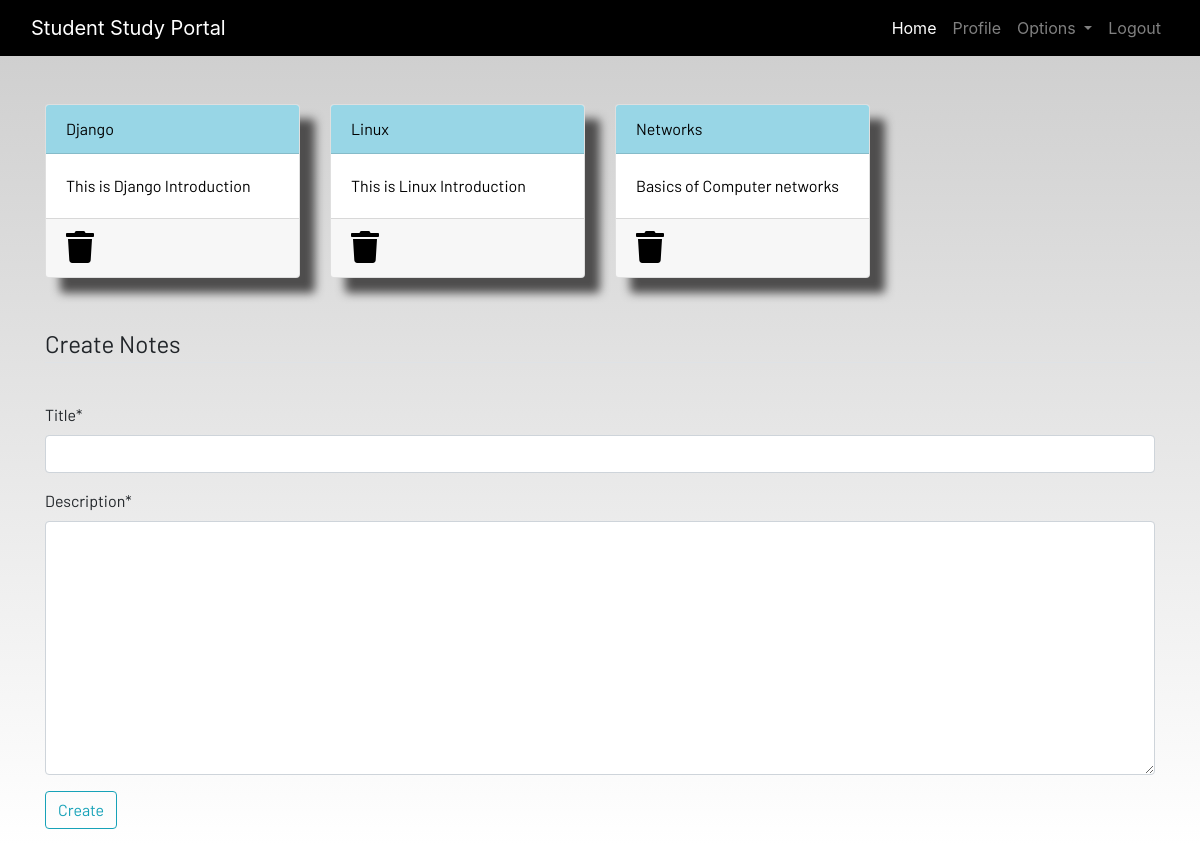
Screenshot of /notes/ (signed in) with the database file from the repository.
### Dashboard/models.py (models this page shows, shortened)
class Notes(models.Model):
    user = models.ForeignKey(User, on_delete=models.CASCADE)
    title = models.CharField(max_length=200)
    description = models.TextField()
    class Meta:
        verbose_name = 'notes'
        verbose_name_plural = 'notes'

### Dashboard/views.py (the view)
# urls.py: path('notes/',views.notes, name='notes'),
@login_required
def notes(request):
    if request.method == 'POST':
        form = NotesForm(request.POST)
        if form.is_valid():
            notes = Notes(user=request.user,title=request.POST['title'], description=request.POST['description'])
            notes.save()
        messages.success(request,f"Notes added successfully!")
        return redirect("notes")
    else:
        form = NotesForm()
        notes = Notes.objects.filter(user=request.user)
        context = {'notes':notes,'form':form}
        return render(request, 'Dashboard/notes.html', context)

### Dashboard/form.py
class NotesForm(forms.ModelForm):
    class Meta:
        model = Notes
        fields = ['title','description']

### Dashboard/templates/Dashboard/notes.html (shortened to what this page needs)
{% extends 'Dashboard/base.html' %}
{% load static %}
{% load crispy_forms_tags %}
{% block content %}
<div class="container">
    <div class="row">
        {% for item in notes %}
        <div class="col-md-3">
            <a href="{% url 'details' item.id }%">
                <div class="card">
                    <div class="card-header">{{item.title}}</div>
                    <div class="card-body">{{item.description|slice:"0:100"}}</div>
                    <div class="card-footer mt-auto "><a href="{% url 'delete' item.id %}">
                        <i class="fa fa-trash fa-2x"></i></a>
                    </div>
                </div>
            </a>
        </div>
        {% endfor %}
        <br><br>
    </div>
</div>
<br><br>
<div class="container">
    <form method="POST">
        <fieldset class="form-group">
            <legend class="border-bottom mb-4">Create Notes</legend>
        </fieldset>
        {{ form|crispy}}
        <div class="form-group">
             <button href="" class="btn btn-outline-info" type="submit">
                Create
            </button>
        </div>
    </form>
</div>
{% endblock content %}

### Dashboard/static/css/main.css (style rules this page uses)
html { scroll-behavior: smooth; height: 100%; width: 100%; }
.card { box-shadow: 15px 15px 10px rgb(78, 77, 77); }
a { text-decoration: none !important; color: black; }
.card-header { color: black !important; background: rgb(152, 214, 230) !important; transition: 0.3s ease-in; }
html, body { max-width: 100%; overflow-x: hidden; height: 100%; width: 100%; }
body { background: linear-gradient(rgba(0, 0, 0, 0.2), rgba(255, 255, 255, 0.5)); overflow-x: hidden; background-repeat: no-repeat; }
.card-header { background-color: rgb(133, 204, 231); }
.col-md-3 .card { width: 100%; height: 100%; }
.fa { color: black; }

### rows the page displays
Notes: title "Django", description "This is Django Introduction"
Notes: title "Linux", description "This is Linux Introduction"
Notes: title "Networks", description "Basics of Computer networks"
